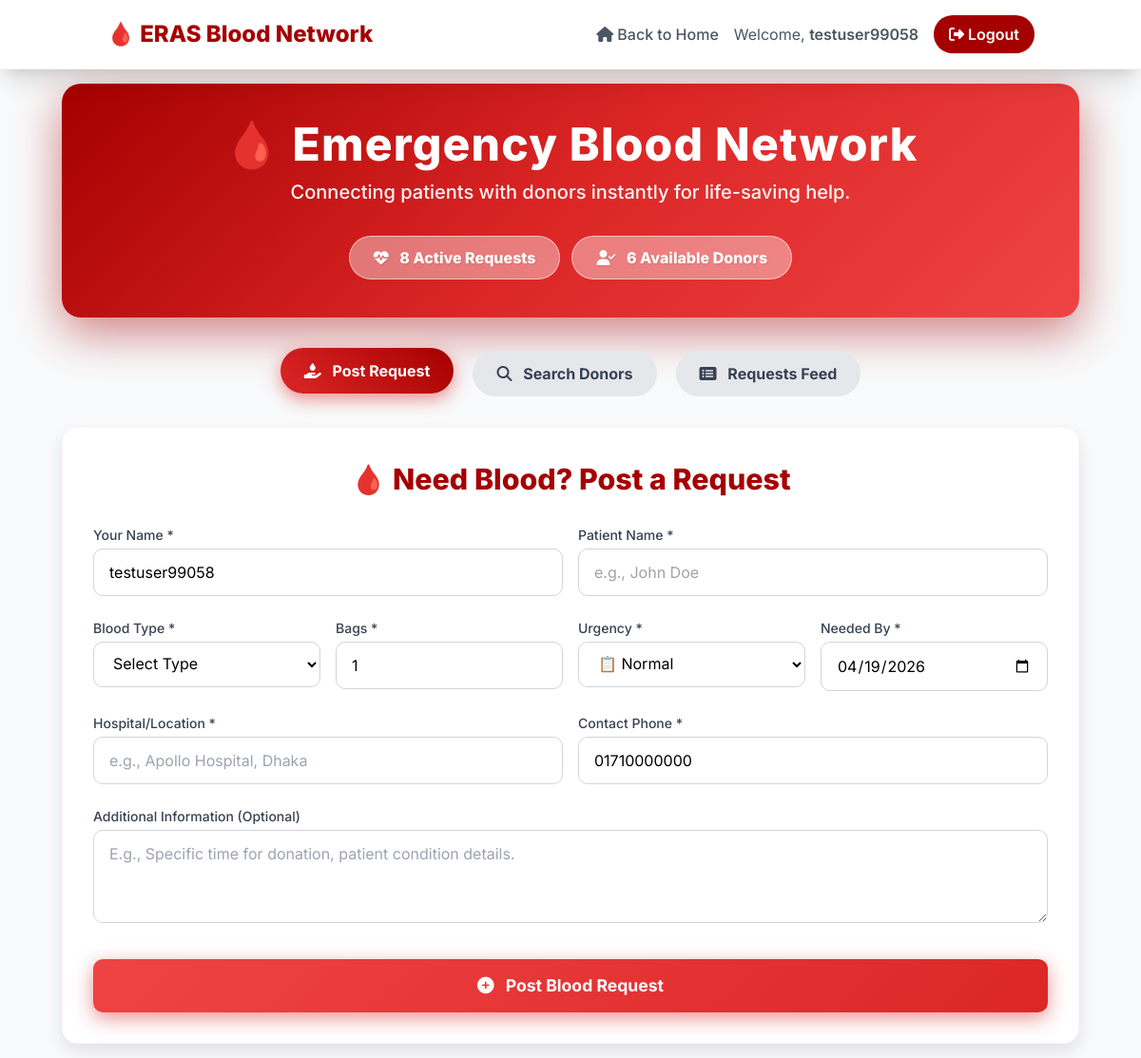
/accounts/blood-network/ (signed in), run on the app's committed database.
### accounts/models.py (models this page shows, shortened)
class User(AbstractUser):
    USER_TYPES = (
        ('citizen', 'Citizen'),
        ('service_provider', 'Service Provider'),
    )
    user_type = models.CharField(
        max_length=20, choices=USER_TYPES, default='citizen')
    phone_number = models.CharField(max_length=15, unique=True)

### accounts/views.py (the view, shortened to what this page needs)
# urls.py: path('blood-network/', views.blood_network, name='blood_network'),
def blood_network(request):
    blood_type_filter = request.GET.get('blood_type', '')
    city_filter = request.GET.get('city', '')
    emergency_only = request.GET.get('emergency_only', '') == 'true'
    donors = CitizenProfile.objects.filter(
        available_to_donate='yes'
    ).select_related('user').exclude(
        blood_group__in=['', None]  # Exclude donors without blood group
    )
    if blood_type_filter:
        donors = donors.filter(blood_group=blood_type_filter)
    if city_filter:
        donors = donors.filter(city__icontains=city_filter)
    if emergency_only:
        donors = donors.filter(emergency_donor=True)
    active_requests = BloodRequest.objects.filter(
        status='open'
    ).order_by('-urgency', '-created_at')[:10]  # Latest 10
    cities = CitizenProfile.objects.filter(
        available_to_donate='yes'
    ).exclude(city__in=['', None]).values_list('city', flat=True).distinct()
    auto_fill = {}
    if request.user.is_authenticated:
        try:
            if hasattr(request.user, 'citizen_profile'):
                profile = request.user.citizen_profile
                user_phone = ''
                if profile.phone_number:
                    user_phone = profile.phone_number
                elif hasattr(request.user, 'phone_number') and request.user.phone_number:
                    user_phone = request.user.phone_number
                auto_fill = {
                    'name': request.user.get_full_name() or request.user.username,
                    'phone': user_phone,
                    'city': profile.city or '',
                }
        except Exception as e:
            print(f"Error in auto_fill: {e}")
            pass
    user_requests = []
    if request.user.is_authenticated:
        user_requests = BloodRequest.objects.filter(
            created_by=request.user
        ).order_by('-created_at')[:5]  # Latest 5
    context = {
        'donors': donors[:20],  # Limit to 20 donors for performance
        'active_requests': active_requests,
        'user_requests': user_requests,
        'cities': sorted(set(cities)),
        'auto_fill': auto_fill,
        'blood_types': BloodRequest.BLOOD_TYPE_CHOICES,
        'today': date.today(),
        'current_filters': {
            'blood_type': blood_type_filter,
            'city': city_filter,
            'emergency_only': emergency_only
        }
    }
    return render(request, 'accounts/blood_network.html', context)

### templates/accounts/blood_network.html (shortened to what this page needs)
<!DOCTYPE html>
<html lang="en">
<head>
  <link rel="stylesheet" href="https://cdnjs.cloudflare.com/ajax/libs/font-awesome/6.4.0/css/all.min.css">
  <script src="https://cdn.tailwindcss.com"></script>
</head>
<body class="bg-gray-50">
<header class="bg-white shadow-xl sticky top-0 z-10 border-b border-red-light-bg">
  <nav class="container mx-auto px-4 sm:px-6 py-4 flex items-center justify-between">
    <div class="flex items-center space-x-2">
      <span class="text-xl sm:text-2xl font-extrabold text-red-darker whitespace-nowrap">🩸 ERAS Blood Network</span>
    </div>
    <div class="flex items-center space-x-2 sm:space-x-4">
      <a href="/" class="text-gray-600 hover:text-custom-red transition font-medium hidden sm:inline-flex items-center">
          <i class="fas fa-home mr-1"></i> Back to Home
      </a>
      {% if user.is_authenticated %}
        <span class="text-gray-600 hidden md:inline whitespace-nowrap">Welcome, <span class="font-semibold">{{ user.username }}</span></span>
        <a href="{% url 'logout' %}" class="bg-red-darker text-white px-3 py-1.5 sm:px-4 sm:py-2 rounded-full shadow hover:bg-custom-red transition font-semibold text-sm sm:text-base whitespace-nowrap">
            <i class="fas fa-sign-out-alt"></i> <span class="hidden sm:inline">Logout</span>
        </a>
      {% endif %}
    </div>
  </nav>
</header>
<main class="blood-network-page">
  <div class="hero-section">
    <h1 class="text-3xl sm:text-4xl lg:text-5xl font-extrabold mb-3 tracking-wide">🩸 Emergency Blood Network</h1>
    <p class="text-md sm:text-xl opacity-95 mb-8 font-medium">Connecting patients with donors instantly for life-saving help.</p>
    <div class="quick-stats flex justify-center flex-wrap gap-3">
      <span><i class="fas fa-heartbeat mr-2"></i> {{ active_requests.count }} Active Requests</span>
      <span><i class="fas fa-user-check mr-2"></i> {{ donors.count }} Available Donors</span>
    </div>
  </div>
  <div class="flex justify-center mb-8 flex-wrap gap-3">
    <button class="tab-btn active" data-tab="request"><i class="fas fa-hand-holding-water mr-1 sm:mr-2"></i> <span class="hidden sm:inline">Post</span> Request</button>
    <button class="tab-btn" data-tab="search"><i class="fas fa-search mr-1 sm:mr-2"></i> <span class="hidden sm:inline">Search</span> Donors</button>
    <button class="tab-btn" data-tab="feed"><i class="fas fa-list-alt mr-1 sm:mr-2"></i> Requests <span class="hidden sm:inline">Feed</span></button>
  </div>
  <div id="request" class="tab-content">
    <div class="bg-white p-6 sm:p-8 rounded-2xl shadow-card-pop border border-red-light-bg">
      <h2 class="section-title">🩸 Need Blood? Post a Request</h2>
      <form method="POST" class="grid gap-6">
        <div class="grid md:grid-cols-2 gap-4">
          <div>
            <label for="requester_name" class="block text-sm font-medium text-gray-700 mb-1">Your Name *</label>
            <input type="text"
                  id="requester_name"
                 name="requester_name"
                 value="{{ auto_fill.name|default:'' }}"
                 placeholder="e.g., Jane Doe"
                 class="form-control"
                 required>
          </div>
          <div>
            <label for="patient_name" class="block text-sm font-medium text-gray-700 mb-1">Patient Name *</label>
            <input type="text"
                  id="patient_name"
                 name="patient_name"
                 placeholder="e.g., John Doe"
                 class="form-control"
                 required>
          </div>
        </div>
        <div class="grid grid-cols-2 md:grid-cols-4 gap-4"> <div>
            <label for="blood_type_needed" class="block text-sm font-medium text-gray-700 mb-1">Blood Type *</label>
            <select id="blood_type_needed" name="blood_type_needed" class="form-control" required>
              <option value="">Select Type</option>
            </select>
          </div>
          <div>
            <label for="bags_needed" class="block text-sm font-medium text-gray-700 mb-1">Bags *</label>
            <input type="number"
                  id="bags_needed"
                  name="bags_needed"
                  value="1"
                  min="1"
                  max="10"
                  class="form-control"
                  required>
          </div>
          <div>
            <label for="urgency" class="block text-sm font-medium text-gray-700 mb-1">Urgency *</label>
            <select id="urgency" name="urgency" class="form-control" required>
              <option value="normal" selected>📋 Normal</option>
            </select>
          </div>
          <div>
            <label for="needed_by_date" class="block text-sm font-medium text-gray-700 mb-1">Needed By *</label>
            <input type="date"
                   id="needed_by_date"
                   name="needed_by_date"
                   class="form-control"
                   min="{{ today|date:'Y-m-d' }}"
                   required>
          </div>
        </div>
        <div class="grid md:grid-cols-2 gap-4">
          <div>
            <label for="location" class="block text-sm font-medium text-gray-700 mb-1">Hospital/Location *</label>
            <input type="text"
                  id="location"
                 name="location"
                 value="{{ auto_fill.city|default:'' }}"
                 placeholder="e.g., Apollo Hospital, Dhaka"
                 class="form-control"
                 required>
          </div>
          <div>
              <label for="contact_phone" class="block text-sm font-medium text-gray-700 mb-1">Contact Phone *</label>
              <input type="tel"
                   id="contact_phone"
                  name="contact_phone"
                  value="{{ auto_fill.phone|default:'' }}"
                  placeholder="+880XXXXXXXXX"
                  class="form-control"
                  required>
          </div>
        </div>
        <div>
          <label for="additional_notes" class="block text-sm font-medium text-gray-700 mb-1">Additional Information (Optional)</label>
          <textarea id="additional_notes" name="additional_notes"
                    rows="3"
                    placeholder="E.g., Specific time for donation, patient condition details."
                    class="form-control"></textarea>
        </div>
        <button type="submit" class="btn-red mt-2">
            <i class="fas fa-plus-circle mr-2"></i> Post Blood Request
        </button>
      </form>
    </div>
  </div>
</main>
</body>
</html>

### templates/accounts/blood_network.html (style rules this page uses)
body { font-family: 'Inter', sans-serif; background-color: #f7f7f9; }
.blood-network-page { max-width: 1100px; margin: 0 auto; padding: 15px; }
.hero-section { text-align: center; background: linear-gradient(135deg, #a50000, #dc2626, #ef4444); color: white; padding: 40px 15px; border-radius: 20px; margin-bottom: 35px; box-shadow: 0 15px 50px rgba(165, 0, 0, 0.5); }
.quick-stats { display: flex; flex-wrap: wrap; justify-content: center; gap: 10px; }
.quick-stats span { background: rgba(255, 255, 255, 0.4); padding: 8px 15px; border-radius: 30px; font-weight: 800; backdrop-filter: blur(8px); border: 1px solid rgba(255, 255, 255, 0.5); text-shadow: 1px 1px 2px rgba(0, 0, 0, 0.1); font-size: 0.875rem; }
@media (min-width: 640px) { .quick-stats span { padding: 10px 25px; font-size: 1rem; } }
.tab-btn { background: #e5e7eb; color: #374151; padding: 10px 18px; margin: 0 4px; border-radius: 9999px; font-weight: 700; transition: all 0.3s; border: none; cursor: pointer; font-size: 0.9rem; }
@media (min-width: 640px) { .tab-btn { padding: 12px 25px; font-size: 1rem; } }
.tab-btn.active { background: linear-gradient(45deg, #dc2626, #a50000); color: white; box-shadow: 0 6px 18px rgba(220,38,38,0.5); transform: translateY(-3px); }
.section-title { color: #a50000; font-size: 1.7rem; font-weight: 800; margin-bottom: 25px; text-align: center; }
@media (min-width: 640px) { .section-title { font-size: 1.9rem; } }
.form-control { padding: 12px 16px; border: 1px solid #d1d5db; border-radius: 10px; font-size: 16px; transition: all 0.3s ease; width: 100%; background-color: white; }
.btn-red { background: linear-gradient(135deg, #ef4444, #dc2626); color: white; border: none; padding: 14px 30px; border-radius: 10px; font-size: 1rem; font-weight: 700; cursor: pointer; transition: all 0.3s ease; box-shadow: 0 6px 20px rgba(220, 38, 38, 0.5); }
@media (min-width: 640px) { .btn-red { padding: 15px 35px; font-size: 1.1rem; } }

### data on the page
User: username "testuser99058", requester_name "testuser99058", contact_phone "01710000000"

### other printed values
{{ active_requests.count }} "8"
{{ donors.count }} "6"
